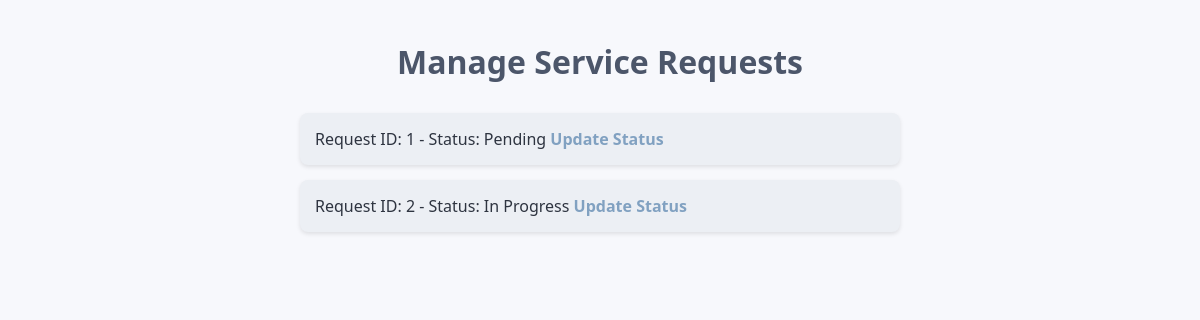
Page /service_requests/manage/ (signed in) on the committed database.
### service_requests/models.py (models this page shows, shortened)
class ServiceRequest(models.Model):
    STATUS_CHOICES = [
        ('Pending', 'Pending'),
        ('In Progress', 'In Progress'),
        ('Resolved', 'Resolved'),
    ]
    customer = models.ForeignKey(CustomerProfile, on_delete=models.CASCADE)
    service_type = models.CharField(max_length=100)
    description = models.TextField()
    attachment = models.FileField(upload_to='attachments/', blank=True, null=True)
    status = models.CharField(max_length=20, choices=STATUS_CHOICES, default='Pending')
    created_at = models.DateTimeField(auto_now_add=True)
    resolved_at = models.DateTimeField(null=True, blank=True)

### service_requests/views.py (the view)
# urls.py: path('manage/', views.support_view, name='manage_requests'),  # Support representatives view for all requests
@login_required
def support_view(request):
    service_requests = ServiceRequest.objects.all()  # Retrieve all service requests for any logged-in user
    return render(request, 'service_requests/manage_requests.html', {'requests': service_requests})

### service_requests/templates/service_requests/manage_requests.html (shortened to what this page needs)
<!DOCTYPE html>
<html lang="en">
<head>
</head>
<body>
    <h1>Manage Service Requests</h1>
    <ul>
        {% for request in requests %}
            <li>
                Request ID: {{ request.id }} - Status: {{ request.status }}
                <a href="{% url 'update_request_status' request.id %}">Update Status</a>
            </li>
        {% endfor %}
    </ul>
</body>
</html>

### service_requests/templates/service_requests/manage_requests.html (style rules this page uses)
body { font-family: 'Segoe UI', Tahoma, Geneva, Verdana, sans-serif; margin: 40px; background-color: #f7f8fc; color: #2e3440; }
h1 { text-align: center; color: #4c566a; margin-bottom: 30px; }
ul { list-style-type: none; padding: 0; max-width: 600px; margin: 0 auto; }
li { background-color: #eceff4; margin-bottom: 15px; padding: 15px; border-radius: 8px; box-shadow: 0 2px 4px rgba(0, 0, 0, 0.1); }
a { color: #81a1c1; text-decoration: none; font-weight: bold; transition: color 0.3s; }

### rows in the picture
ServiceRequest: id "1", status "Pending"
ServiceRequest: id "2", status "In Progress"
